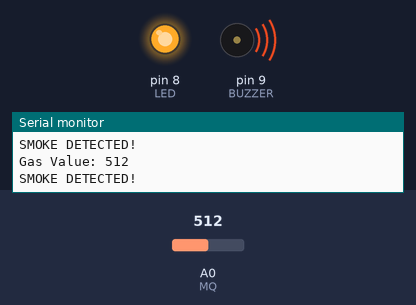
Recording of a sketch running on a simulated Arduino Uno, built with avr-gcc and run on an emulated ATmega328P. On the bench: output pins drawn as LEDs (lit = HIGH), buzzer (waves = sounding, pin HIGH), the last lines printed to the serial monitor. The test bench sets the inputs (shaded band); at power-on: A0 (MQ) = 512.

Above: at 1.3 s.
1.4 s: A0 (MQ) set to 105
2.9 s: A0 (MQ) set to 89
At 4.1 s:
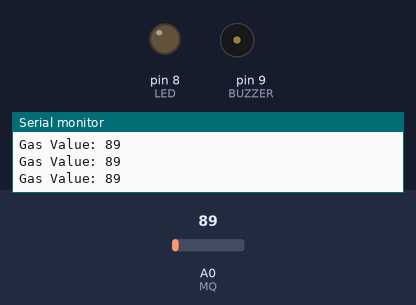
4.5 s: A0 (MQ) set to 110
At 5.3 s:
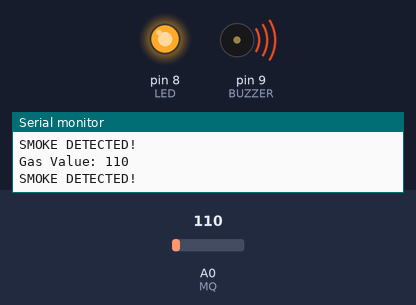
6.0 s: A0 (MQ) set to 90
At 6.5 s:
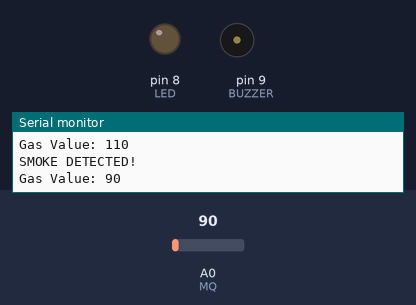
Timing chart, 0 to 8.5 s (numbered marks = the images above; inputs shaded):
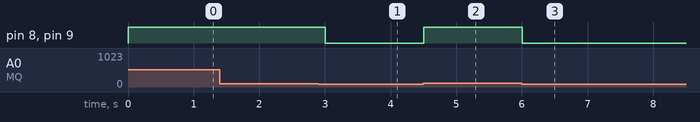

Measured:
- the behaviour switches between 101 and 100 on A0 (MQ) (found by bisection; images 0 and 1)
- after the input at 2.9 s, pin 8 (LED), pin 9 (BUZZER): HIGH → LOW after 0.10 s
- after the input at 4.5 s, pin 8 (LED), pin 9 (BUZZER): LOW → HIGH at once
- after the input at 6.0 s, pin 8 (LED), pin 9 (BUZZER): HIGH → LOW at once

The sketch:

smoke_detector.ino
```cpp
#define MQ A0
#define LED 8
#define BUZZER 9

int threshold = 100;

void setup() {

  pinMode(LED, OUTPUT);
  pinMode(BUZZER, OUTPUT);

  Serial.begin(9600);
}

void loop() {

  int gasValue = analogRead(MQ);

  Serial.print("Gas Value: ");
  Serial.println(gasValue);

  if (gasValue > threshold) {

    digitalWrite(LED, HIGH);
    digitalWrite(BUZZER, HIGH);

    Serial.println("SMOKE DETECTED!");
  }
  else {

    digitalWrite(LED, LOW);
    digitalWrite(BUZZER, LOW);
  }

  delay(500);
}
```
